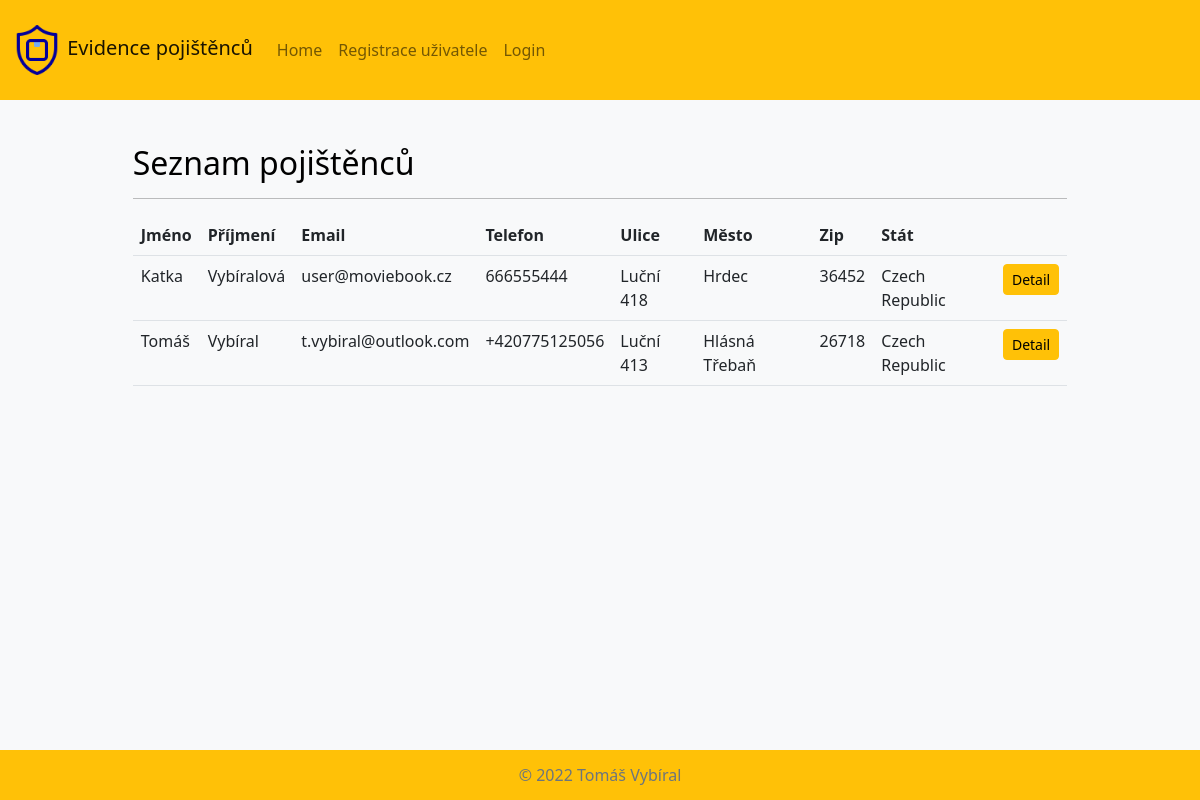
Page /pojistenci/pojistenci_index/ on the earlier database version.
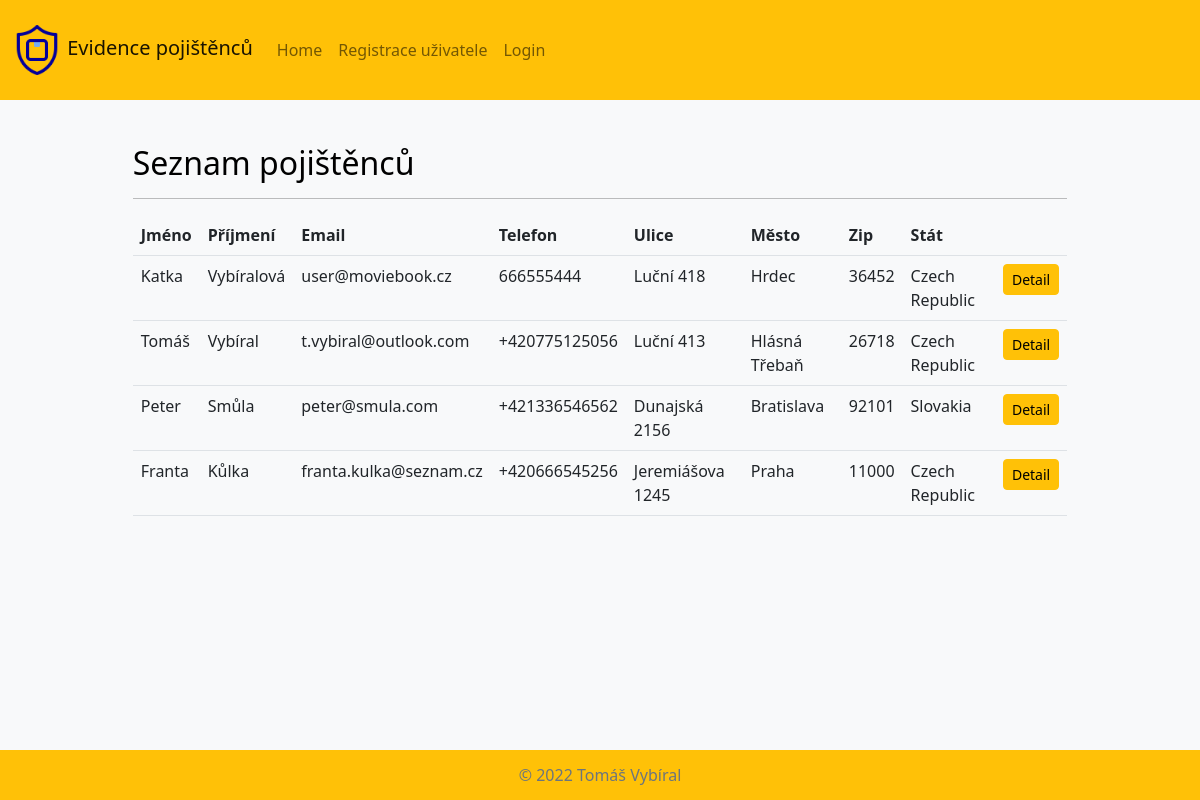
Same page on the later database version.
### pojistenci/models.py (models this page shows, shortened)
class Pojistenec(models.Model):
    jmeno = models.CharField(max_length=200, verbose_name='Jméno')
    prijmeni = models.CharField(max_length=200, verbose_name='Příjmení')
    email = models.EmailField(max_length=200)
    telefon = models.CharField(max_length=15, verbose_name='Telefon')
    ulice_cp = models.CharField(
        max_length=200, verbose_name='Ulice a číslo popisné')
    mesto = models.CharField(max_length=100, verbose_name='Město')
    psc = models.CharField(max_length=9, verbose_name='PSČ')
    stat = models.ForeignKey(
        Stat, on_delete=models.SET_NULL, null=True, verbose_name='Stát')
    def __init__(self, *args, **kwargs):
        super(Pojistenec, self).__init__(*args, **kwargs)
    class Meta:
        verbose_name = 'Pojištěnec'
        verbose_name_plural = 'Pojištěnci'

class Stat(models.Model):
    stat = models.CharField(max_length=50)
    ordering = ['-stat']
    def __str__(self) -> str:
        return self.stat
    class Meta:
        verbose_name = 'Stát'
        verbose_name_plural = 'Státy'

### pojistenci/views.py (the view)
# urls.py: path('pojistenci_index/', views.PojistenecIndex.as_view(), name='home'),
class PojistenecIndex(generic.ListView):
    template_name = 'pojistenci/pojistenci_index.html'
    context_object_name = 'pojistenci'
    def get_queryset(self):
        return Pojistenec.objects.all().order_by('-prijmeni')

### pojistenci/templates/pojistenci/pojistenci_index.html
{% extends "base.html" %}
{% block content %}
<h2>Seznam pojištěnců</h2>
<hr>
    <table class="table table-hover">
      <tr>
        <th>Jméno</th>
        <th>Příjmení</th>
        <th>Email</th>
        <th>Telefon</th>
        <th>Ulice</th>
        <th>Město</th>
        <th>Zip</th>
        <th>Stát</th>
        <th></th>
      </tr>
      {% for pojistenec in pojistenci %}
      <tr>
        <td>{{pojistenec.jmeno}}</td>
        <td>{{pojistenec.prijmeni}}</td>
        <td>{{pojistenec.email}}</td>
        <td>{{pojistenec.telefon}}</td>
        <td>{{pojistenec.ulice_cp}}</td>
        <td>{{pojistenec.mesto}}</td>
        <td>{{pojistenec.psc}}</td>
        <td>{{pojistenec.stat}}</td>
        <td><a class="btn btn-sm btn-warning" href={% url 'pojistenec_detail' pojistenec.id %}>Detail</a></td>
      </tr>
      {% endfor %}
    </table>
{% endblock %}

### pojistenci/templates/base.html (shortened to what this page needs)
<!DOCTYPE html>
<html lang="cs">
<head>
    {% load static %}
    <link rel="stylesheet" href="{% static 'css/style.css' %}" type="text/css">
    <link rel="stylesheet" href="{% static 'css/bootstrap.min.css' %}" type = "text/css"/>
</head>
<body class="text-bg-light p-3">
<br>
<br>
<nav class="navbar navbar-expand-md fixed-top bg-warning">
    <div class="container-fluid">
      <a class="navbar-brand" href={% url "home" %}><img src={% static 'pojistenci/insurance_care.png'%} alt="Insurance care" width="50" height="50">  Evidence pojištěnců</a>
      <div class="collapse navbar-collapse">
        <ul class="navbar-nav me-auto mb-2 mb-lg-0">
          <li class="nav-item">
            <a class="nav-link"  href={% url "home" %}>Home</a>
          </li>
          <li class="nav-item">
            {% if not user.is_authenticated %}<a class="nav-link" href={% url "registrace" %}>Registrace uživatele</a>{% endif %}
          </li>
          <li class="nav-item">
            {% if not user.is_authenticated %}<a class="nav-link" href={% url "login" %}>Login</a>{% endif %}
          </li>
        </ul>
      </div>
    </div>
  </nav>
<div class="content">
{% block content %}
{% endblock %}
</div>
<footer class="fixed-bottom bg-warning">
  <span class="mb-3 mb-md-0 text-muted">&copy; 2022 Tomáš Vybíral</span>
</footer>
</body>
</html>

### pojistenci/static/css/style.css (style rules this page uses)
html, body { width: 100%; height: 100%; margin: 0; }
nav { width: 100%; height: 100px; background-color: #3e4144; color: white; }
.content { width: 80%; margin: auto; margin-top: 80px; margin-bottom: 80px; }
footer { position: flex; width: 100%; height: 50; background-color: rgb(3, 48, 196); text-align: center; line-height: 50px; vertical-align: middle; bottom: 0; }

Differences in the rows shown:
added Pojistenec: jmeno "Peter", prijmeni "Smůla", email "peter@smula.com", telefon "+421336546562", ulice_cp "Dunajská 2156", mesto "Bratislava", psc "92101", stat "Slovakia"
added Pojistenec: jmeno "Franta", prijmeni "Kůlka", email "franta.kulka@seznam.cz", telefon "+420666545256", ulice_cp "Jeremiášova 1245", mesto "Praha", psc "11000", stat "Czech Republic"
